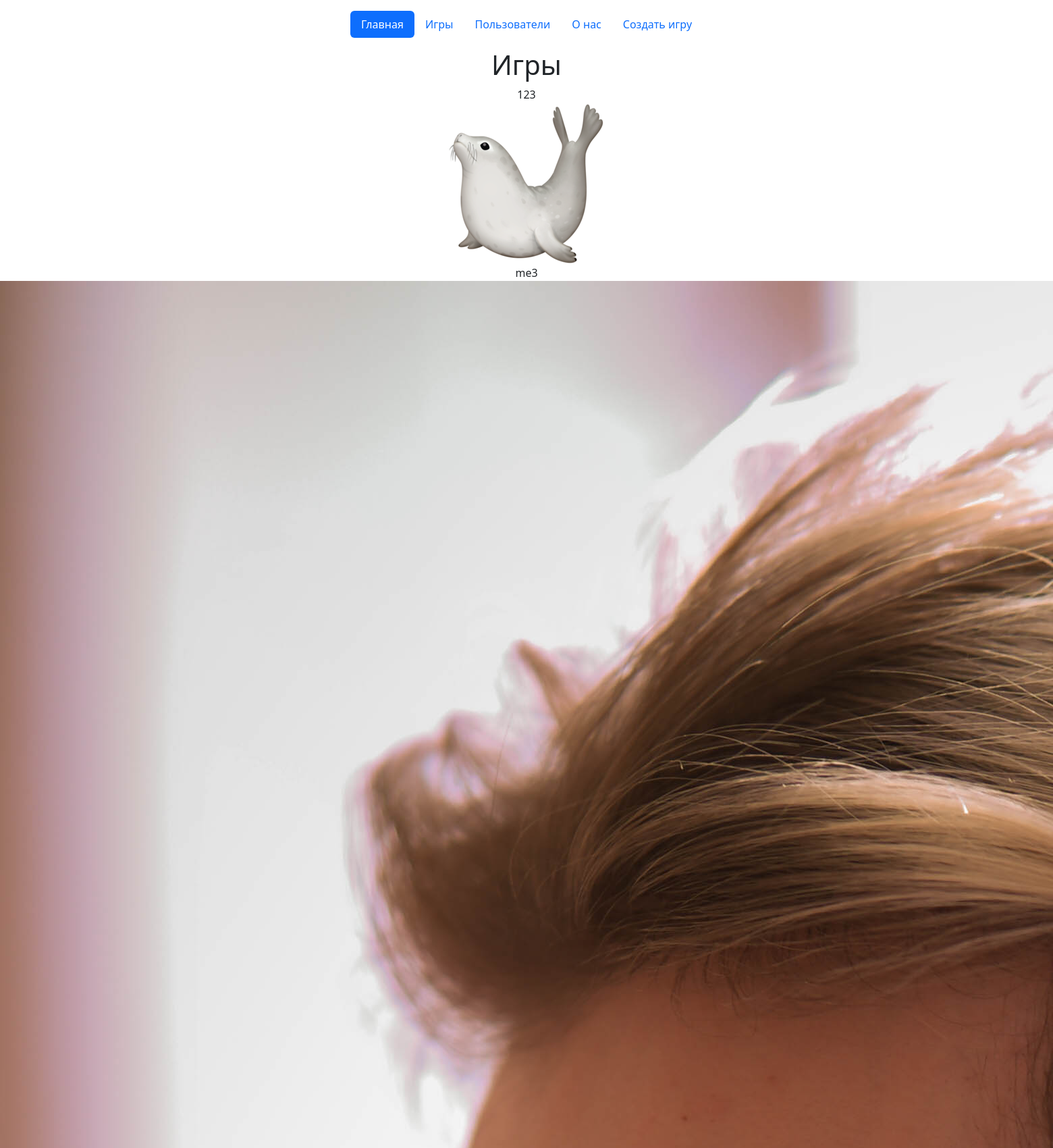
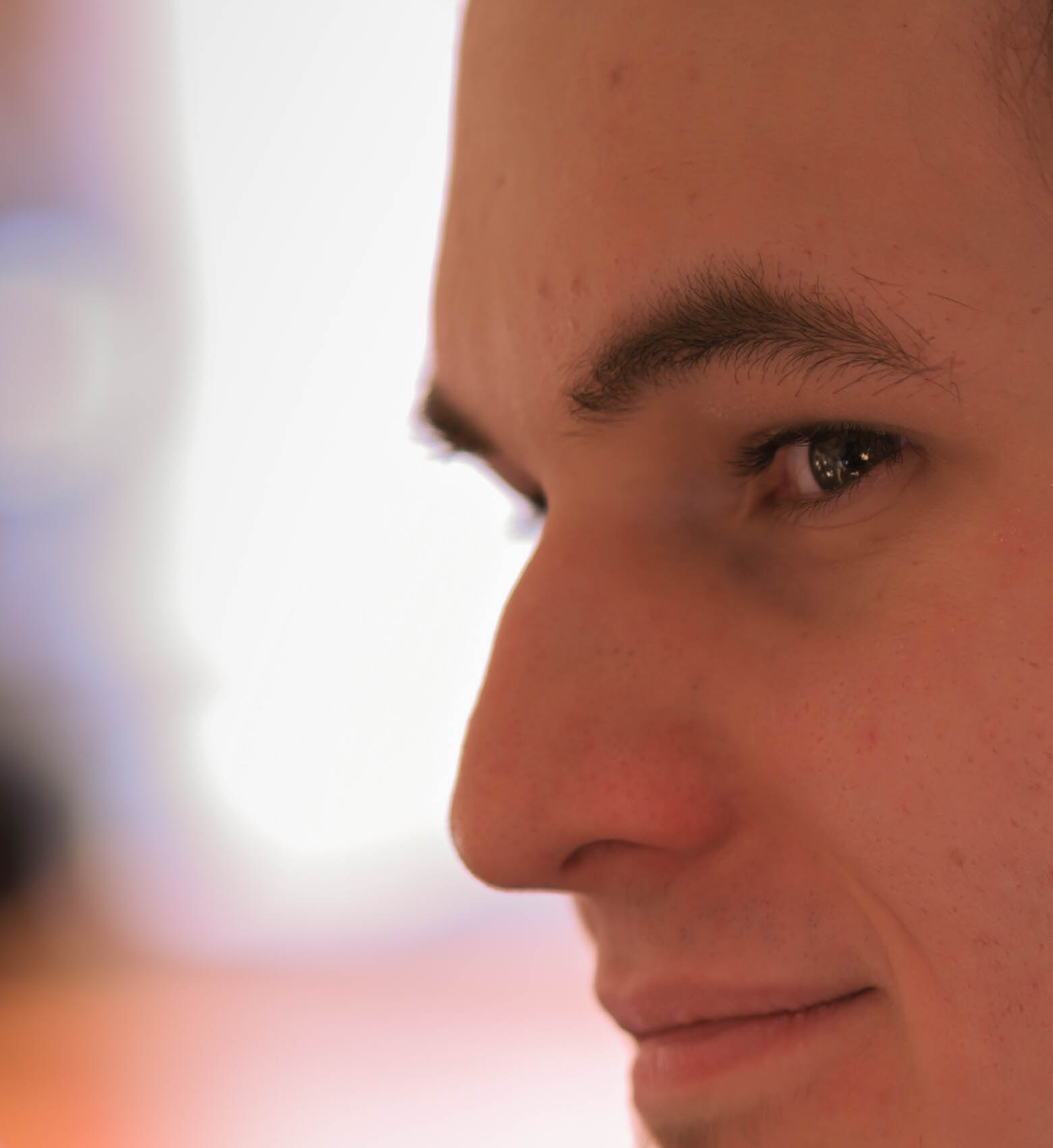
/games (upper part), run on the app's committed database (2 pictures, top to bottom).
### main/models.py (models this page shows, shortened)
class Games(models.Model):
    title = models.CharField('Название', max_length=50)
    description = models.TextField('Описание')
    image = models.ImageField(upload_to='img/')
    class Meta:
        verbose_name = 'Игра'
        verbose_name_plural = 'Игры'

### main/views.py (the view)
# urls.py: path('games', views.games, name='games'),
def games(request):
    games_list = Games.objects.order_by('-id')
    return render(request, 'main/games.html', {'title': 'Все игры', 'games': games_list})

### main/templates/main/games.html (shortened to what this page needs)
{% extends 'main/template.html' %}
{% load static %}
{% block content %}
    <h1 style="text-align: center"> Игры </h1>
    {% if games %}
        <div class="navitems_plates" style="text-align: center">
            {% for el in games %}
                <div class="navitems_plate">
                    <a href="{% url 'game' %}?id={{ el.id }}" class="nav-link">
                        <div class="navitems_plate_more">
                            <div class="navitems_plate_name"> {{ el.title }}</div>
                        </div>
                        <div class="navitems_plate_avatar"><img src="{{ el.image.url }}"></div>
                    </a>
                </div>
            {% endfor %}
        </div>
    {% else %}
        <p>Игры отсутствуют!</p>
    {% endif %}
{% endblock %}

### data on the page
Games: title "123", image (picture)
Games: title "me3", image (picture)
